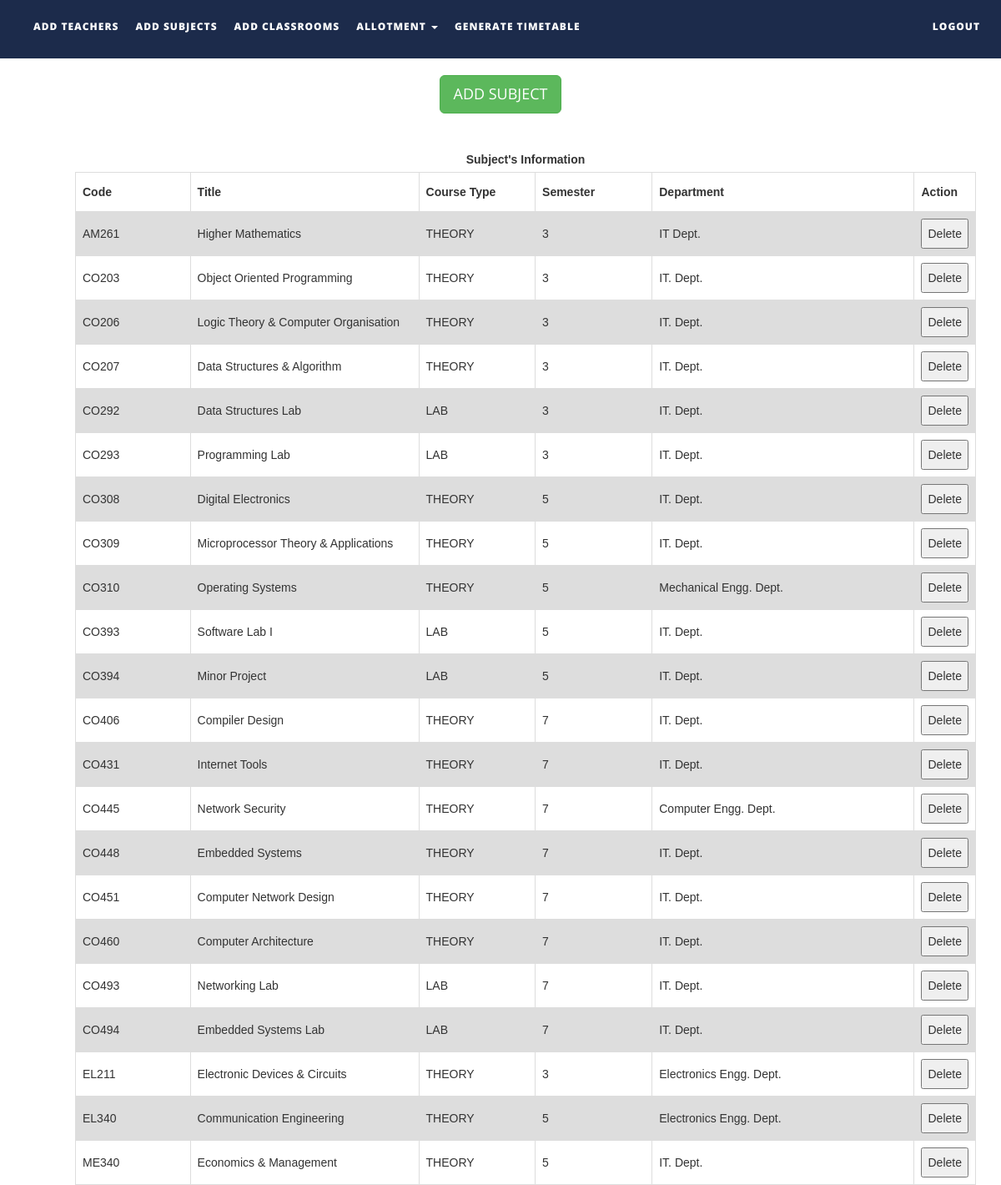
Page /files/addsubjects.php on the committed database.
### tables this page shows
CREATE TABLE `subjects` (
  `subject_code` varchar(10) NOT NULL,
  `subject_name` varchar(50) NOT NULL,
  `course_type` varchar(15) NOT NULL,
  `semester` int(1) NOT NULL,
  `department` varchar(50) NOT NULL,
  `isAlloted` int(1) NOT NULL,
  `allotedto` text NOT NULL,
  `allotedto2` text NOT NULL,
  `allotedto3` text NOT NULL
);

### files/addsubjects.php (the view, shortened to what this page needs)
<!DOCTYPE html>
<html xmlns="http://www.w3.org/1999/xhtml">
<head>
    <link href="assets/css/bootstrap.css" rel="stylesheet"/>
    <link href="assets/css/font-awesome.min.css" rel="stylesheet"/>
    <link href="assets/css/flexslider.css" rel="stylesheet"/>
    <link href="assets/css/style.css" rel="stylesheet"/>
</head>
<body>
<div class="navbar navbar-inverse navbar-fixed-top " id="menu">
    <div class="container">
        <div class="navbar-collapse collapse move-me">
            <ul class="nav navbar-nav navbar-left">
                <li><a href="addteachers.php">ADD TEACHERS</a></li>
                <li><a href="addsubjects.php">ADD SUBJECTS</a></li>
                <li><a href="addclassrooms.php">ADD CLASSROOMS</a></li>
                <li class="dropdown"><a class="dropdown-toggle" data-toggle="dropdown" aria-expanded="false">ALLOTMENT
                        <span class="caret"></span></a>
                </li>
                <li><a href="generatetimetable.php">GENERATE TIMETABLE</a></li>
            </ul>
            <ul class="nav navbar-nav navbar-right">
                <li><a href="index.php">LOGOUT</a></li>
            </ul>
        </div>
    </div>
</div>
<br>
<div align="center" style="margin-top: 20px">
    <button id="subjectmanual" class="btn btn-success btn-lg">ADD SUBJECT</button>
</div>
<div>
    <br>
    <table id=subjectstable style="margin-left: 90px">
        <caption><strong> Subject's Information</strong></caption>
        <tr>
            <th width="150">Code</th>
            <th width=300>Title</th>
            <th width=150>Course Type</th>
            <th width="150">Semester</th>
            <th width="350">Department</th>
            <th width="40">Action</th>
        </tr>
        <?php
        $q = mysqli_query(mysqli_connect("localhost", "root", "", "ttms"),
            "SELECT * FROM subjects ORDER BY subject_code ASC ");
        while ($row = mysqli_fetch_assoc($q)) {
            echo "<tr><td>{$row['subject_code']}</td>
                    <td>{$row['subject_name']}</td>
                    <td>{$row['course_type']}</td>
                    <td>{$row['semester']}</td>
                     <td>{$row['department']}</td>
                     <td><button>Delete</button></td>
                    </tr>\n";
        }
        ?>
    </table>
</div>
</body>
</html>

### files/assets/css/style.css (style rules this page uses)
#menu { background-color: rgba(28, 43, 75, 1); color: #fff; font-size: 12px; font-weight: 900; letter-spacing: 1px; min-height: 70px; }
.navbar-inverse { border-color: transparent; }
.navbar-inverse .navbar-nav > li > a, .navbar-inverse .navbar-nav > li > a:hover { color: #FFF; padding: 22px 10px; }

### files/addsubjects.php (style rules this page uses)
table { margin-top: 10px; font-family: arial, sans-serif; border-collapse: collapse; margin-left: 50px; width: 90%; }
td, th { border: 1px solid #dddddd; text-align: left; padding: 8px; }
tr:nth-child(even) { background-color: #dddddd; }

### rows in the picture
subjects: subject_code "AM261", subject_name "Higher Mathematics", course_type "THEORY", semester "3", department "IT Dept."
subjects: subject_code "CO203", subject_name "Object Oriented Programming", course_type "THEORY", semester "3", department "IT. Dept."
subjects: subject_code "CO206", subject_name "Logic Theory & Computer Organisation", course_type "THEORY", semester "3", department "IT. Dept."
subjects: subject_code "CO207", subject_name "Data Structures & Algorithm", course_type "THEORY", semester "3", department "IT. Dept."
subjects: subject_code "CO292", subject_name "Data Structures Lab", course_type "LAB", semester "3", department "IT. Dept."
subjects: subject_code "CO293", subject_name "Programming Lab", course_type "LAB", semester "3", department "IT. Dept."
subjects: subject_code "CO308", subject_name "Digital Electronics", course_type "THEORY", semester "5", department "IT. Dept."
subjects: subject_code "CO309", subject_name "Microprocessor Theory & Applications", course_type "THEORY", semester "5", department "IT. Dept."
subjects: subject_code "CO310", subject_name "Operating Systems", course_type "THEORY", semester "5", department "Mechanical Engg. Dept."
subjects: subject_code "CO393", subject_name "Software Lab I", course_type "LAB", semester "5", department "IT. Dept."
subjects: subject_code "CO394", subject_name "Minor Project", course_type "LAB", semester "5", department "IT. Dept."
subjects: subject_code "CO406", subject_name "Compiler Design", course_type "THEORY", semester "7", department "IT. Dept."
subjects: subject_code "CO431", subject_name "Internet Tools", course_type "THEORY", semester "7", department "IT. Dept."
subjects: subject_code "CO445", subject_name "Network Security", course_type "THEORY", semester "7", department "Computer Engg. Dept."
subjects: subject_code "CO448", subject_name "Embedded Systems", course_type "THEORY", semester "7", department "IT. Dept."
subjects: subject_code "CO451", subject_name "Computer Network Design", course_type "THEORY", semester "7", department "IT. Dept."
subjects: subject_code "CO460", subject_name "Computer Architecture", course_type "THEORY", semester "7", department "IT. Dept."
subjects: subject_code "CO493", subject_name "Networking Lab", course_type "LAB", semester "7", department "IT. Dept."
subjects: subject_code "CO494", subject_name "Embedded Systems Lab", course_type "LAB", semester "7", department "IT. Dept."
subjects: subject_code "EL211", subject_name "Electronic Devices & Circuits", course_type "THEORY", semester "3", department "Electronics Engg. Dept."
subjects: subject_code "EL340", subject_name "Communication Engineering", course_type "THEORY", semester "5", department "Electronics Engg. Dept."
subjects: subject_code "ME340", subject_name "Economics & Management", course_type "THEORY", semester "5", department "IT. Dept."
